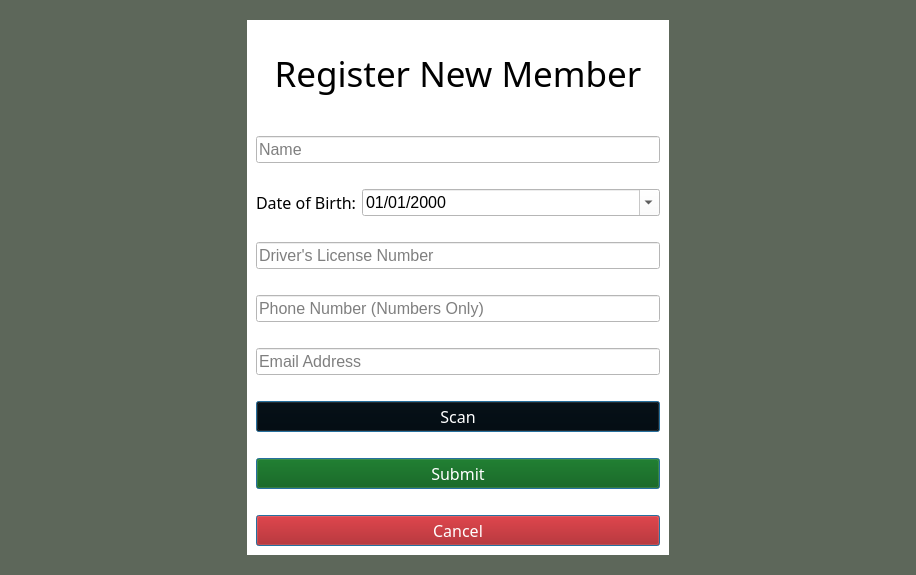
<?xml version="1.0" encoding="UTF-8"?>
<ui version="4.0">
 <class>addMember</class>
 <widget class="QMainWindow" name="addMember">
  <property name="geometry">
   <rect>
    <x>0</x>
    <y>0</y>
    <width>916</width>
    <height>575</height>
   </rect>
  </property>
  <property name="windowTitle">
   <string>Limitless Loyalty</string>
  </property>
  <property name="styleSheet">
   <string notr="true">background-color: rgb(93, 103, 90)</string>
  </property>
  <widget class="QWidget" name="centralwidget">
   <layout class="QGridLayout" name="gridLayout_2">
    <item row="1" column="0">
     <spacer name="horizontalSpacer_3">
      <property name="orientation">
       <enum>Qt::Horizontal</enum>
      </property>
      <property name="sizeHint" stdset="0">
       <size>
        <width>40</width>
        <height>20</height>
       </size>
      </property>
     </spacer>
    </item>
    <item row="0" column="1">
     <spacer name="verticalSpacer">
      <property name="orientation">
       <enum>Qt::Vertical</enum>
      </property>
      <property name="sizeHint" stdset="0">
       <size>
        <width>20</width>
        <height>40</height>
       </size>
      </property>
     </spacer>
    </item>
    <item row="2" column="1">
     <spacer name="verticalSpacer_6">
      <property name="orientation">
       <enum>Qt::Vertical</enum>
      </property>
      <property name="sizeHint" stdset="0">
       <size>
        <width>20</width>
        <height>40</height>
       </size>
      </property>
     </spacer>
    </item>
    <item row="1" column="2">
     <spacer name="horizontalSpacer_10">
      <property name="orientation">
       <enum>Qt::Horizontal</enum>
      </property>
      <property name="sizeHint" stdset="0">
       <size>
        <width>40</width>
        <height>20</height>
       </size>
      </property>
     </spacer>
    </item>
    <item row="1" column="1">
     <widget class="QWidget" name="widget" native="true">
      <property name="sizePolicy">
       <sizepolicy hsizetype="Expanding" vsizetype="Expanding">
        <horstretch>0</horstretch>
        <verstretch>0</verstretch>
       </sizepolicy>
      </property>
      <property name="cursor">
       <cursorShape>ArrowCursor</cursorShape>
      </property>
      <property name="styleSheet">
       <string notr="true">background-color: rgb(255, 255, 255);</string>
      </property>
      <layout class="QGridLayout" name="gridLayout">
       <item row="11" column="0" colspan="2">
        <widget class="QLineEdit" name="PhoneNo">
         <property name="sizePolicy">
          <sizepolicy hsizetype="Expanding" vsizetype="MinimumExpanding">
           <horstretch>0</horstretch>
           <verstretch>0</verstretch>
          </sizepolicy>
         </property>
         <property name="font">
          <font>
           <family>MS Shell Dlg 2</family>
           <pointsize>12</pointsize>
          </font>
         </property>
         <property name="text">
          <string/>
         </property>
         <property name="placeholderText">
          <string>Phone Number (Numbers Only)</string>
         </property>
        </widget>
       </item>
       <item row="5" column="0" colspan="2">
        <widget class="QLineEdit" name="name">
         <property name="sizePolicy">
          <sizepolicy hsizetype="Expanding" vsizetype="MinimumExpanding">
           <horstretch>0</horstretch>
           <verstretch>0</verstretch>
          </sizepolicy>
         </property>
         <property name="font">
          <font>
           <family>MS Shell Dlg 2</family>
           <pointsize>12</pointsize>
          </font>
         </property>
         <property name="text">
          <string/>
         </property>
         <property name="placeholderText">
          <string>Name</string>
         </property>
        </widget>
       </item>
       <item row="9" column="0" colspan="2">
        <widget class="QLineEdit" name="DLN">
         <property name="sizePolicy">
          <sizepolicy hsizetype="Expanding" vsizetype="MinimumExpanding">
           <horstretch>0</horstretch>
           <verstretch>0</verstretch>
          </sizepolicy>
         </property>
         <property name="font">
          <font>
           <family>MS Shell Dlg 2</family>
           <pointsize>12</pointsize>
          </font>
         </property>
         <property name="text">
          <string/>
         </property>
         <property name="placeholderText">
          <string>Driver's License Number</string>
         </property>
        </widget>
       </item>
       <item row="0" column="1">
        <spacer name="horizontalSpacer_7">
         <property name="orientation">
          <enum>Qt::Horizontal</enum>
         </property>
         <property name="sizeHint" stdset="0">
          <size>
           <width>40</width>
           <height>20</height>
          </size>
         </property>
        </spacer>
       </item>
       <item row="2" column="1">
        <spacer name="verticalSpacer_4">
         <property name="orientation">
          <enum>Qt::Vertical</enum>
         </property>
         <property name="sizeHint" stdset="0">
          <size>
           <width>20</width>
           <height>40</height>
          </size>
         </property>
        </spacer>
       </item>
       <item row="6" column="1">
        <spacer name="horizontalSpacer_2">
         <property name="orientation">
          <enum>Qt::Horizontal</enum>
         </property>
         <property name="sizeHint" stdset="0">
          <size>
           <width>40</width>
           <height>20</height>
          </size>
         </property>
        </spacer>
       </item>
       <item row="16" column="1">
        <spacer name="horizontalSpacer">
         <property name="orientation">
          <enum>Qt::Horizontal</enum>
         </property>
         <property name="sizeHint" stdset="0">
          <size>
           <width>40</width>
           <height>20</height>
          </size>
         </property>
        </spacer>
       </item>
       <item row="14" column="1">
        <spacer name="horizontalSpacer_12">
         <property name="orientation">
          <enum>Qt::Horizontal</enum>
         </property>
         <property name="sizeHint" stdset="0">
          <size>
           <width>40</width>
           <height>20</height>
          </size>
         </property>
        </spacer>
       </item>
       <item row="8" column="1">
        <spacer name="horizontalSpacer_8">
         <property name="orientation">
          <enum>Qt::Horizontal</enum>
         </property>
         <property name="sizeHint" stdset="0">
          <size>
           <width>40</width>
           <height>20</height>
          </size>
         </property>
        </spacer>
       </item>
       <item row="10" column="1">
        <spacer name="horizontalSpacer_9">
         <property name="orientation">
          <enum>Qt::Horizontal</enum>
         </property>
         <property name="sizeHint" stdset="0">
          <size>
           <width>40</width>
           <height>20</height>
          </size>
         </property>
        </spacer>
       </item>
       <item row="18" column="1">
        <spacer name="horizontalSpacer_13">
         <property name="orientation">
          <enum>Qt::Horizontal</enum>
         </property>
         <property name="sizeHint" stdset="0">
          <size>
           <width>40</width>
           <height>20</height>
          </size>
         </property>
        </spacer>
       </item>
       <item row="12" column="1">
        <spacer name="horizontalSpacer_11">
         <property name="orientation">
          <enum>Qt::Horizontal</enum>
         </property>
         <property name="sizeHint" stdset="0">
          <size>
           <width>40</width>
           <height>20</height>
          </size>
         </property>
        </spacer>
       </item>
       <item row="7" column="0">
        <widget class="QLabel" name="label">
         <property name="font">
          <font>
           <family>Bell MT</family>
           <pointsize>12</pointsize>
          </font>
         </property>
         <property name="styleSheet">
          <string notr="true">color:rgb(0,0,0);</string>
         </property>
         <property name="text">
          <string>Date of Birth:</string>
         </property>
        </widget>
       </item>
       <item row="7" column="1">
        <widget class="QDateEdit" name="dateEdit">
         <property name="font">
          <font>
           <family>MS Shell Dlg 2</family>
           <pointsize>12</pointsize>
          </font>
         </property>
         <property name="whatsThis">
          <string extracomment="Member's Birthday"/>
         </property>
         <property name="styleSheet">
          <string notr="true">color: black;</string>
         </property>
         <property name="displayFormat">
          <string>MM/dd/yyyy</string>
         </property>
         <property name="calendarPopup">
          <bool>true</bool>
         </property>
        </widget>
       </item>
       <item row="3" column="0" colspan="2">
        <widget class="QLabel" name="errMsg">
         <property name="font">
          <font>
           <family>Times New Roman</family>
           <pointsize>10</pointsize>
          </font>
         </property>
         <property name="styleSheet">
          <string notr="true">color: rgb(255, 255, 255)</string>
         </property>
         <property name="text">
          <string>&lt;DEFAULT ERROR TEXT&gt;</string>
         </property>
         <property name="alignment">
          <set>Qt::AlignCenter</set>
         </property>
        </widget>
       </item>
       <item row="19" column="0" colspan="2">
        <widget class="QPushButton" name="cancelButton">
         <property name="sizePolicy">
          <sizepolicy hsizetype="Minimum" vsizetype="MinimumExpanding">
           <horstretch>0</horstretch>
           <verstretch>0</verstretch>
          </sizepolicy>
         </property>
         <property name="font">
          <font>
           <family>Bell MT</family>
           <pointsize>12</pointsize>
          </font>
         </property>
         <property name="styleSheet">
          <string notr="true">background-color: rgb(170, 0, 0);
color: rgb(255, 255, 255);</string>
         </property>
         <property name="text">
          <string>Cancel</string>
         </property>
         <property name="default">
          <bool>true</bool>
         </property>
        </widget>
       </item>
       <item row="1" column="0" colspan="2">
        <widget class="QLabel" name="label_2">
         <property name="font">
          <font>
           <family>Bell MT</family>
           <pointsize>26</pointsize>
          </font>
         </property>
         <property name="text">
          <string>  Register New Member  </string>
         </property>
         <property name="alignment">
          <set>Qt::AlignCenter</set>
         </property>
        </widget>
       </item>
       <item row="17" column="0" colspan="2">
        <widget class="QPushButton" name="submitButton">
         <property name="sizePolicy">
          <sizepolicy hsizetype="Minimum" vsizetype="MinimumExpanding">
           <horstretch>0</horstretch>
           <verstretch>0</verstretch>
          </sizepolicy>
         </property>
         <property name="font">
          <font>
           <family>Bell MT</family>
           <pointsize>12</pointsize>
          </font>
         </property>
         <property name="styleSheet">
          <string notr="true">background-color: rgb(0, 85, 0);
color: rgb(255, 255, 255);</string>
         </property>
         <property name="text">
          <string>Submit</string>
         </property>
         <property name="autoDefault">
          <bool>true</bool>
         </property>
         <property name="default">
          <bool>true</bool>
         </property>
        </widget>
       </item>
       <item row="13" column="0" colspan="2">
        <widget class="QLineEdit" name="email">
         <property name="sizePolicy">
          <sizepolicy hsizetype="Expanding" vsizetype="MinimumExpanding">
           <horstretch>0</horstretch>
           <verstretch>0</verstretch>
          </sizepolicy>
         </property>
         <property name="font">
          <font>
           <family>MS Shell Dlg 2</family>
           <pointsize>12</pointsize>
          </font>
         </property>
         <property name="text">
          <string/>
         </property>
         <property name="placeholderText">
          <string>Email Address</string>
         </property>
        </widget>
       </item>
       <item row="15" column="0" colspan="2">
        <widget class="QPushButton" name="autoAdd">
         <property name="font">
          <font>
           <family>Bell MT</family>
           <pointsize>12</pointsize>
          </font>
         </property>
         <property name="styleSheet">
          <string notr="true">color: rgb(255, 255, 255);
background-color: rgb(0, 0, 0);</string>
         </property>
         <property name="text">
          <string>Scan</string>
         </property>
         <property name="default">
          <bool>true</bool>
         </property>
        </widget>
       </item>
      </layout>
     </widget>
    </item>
   </layout>
  </widget>
 </widget>
 <tabstops>
  <tabstop>name</tabstop>
  <tabstop>dateEdit</tabstop>
  <tabstop>DLN</tabstop>
  <tabstop>PhoneNo</tabstop>
  <tabstop>email</tabstop>
  <tabstop>autoAdd</tabstop>
  <tabstop>submitButton</tabstop>
  <tabstop>cancelButton</tabstop>
 </tabstops>
 <resources/>
 <connections/>
</ui>
